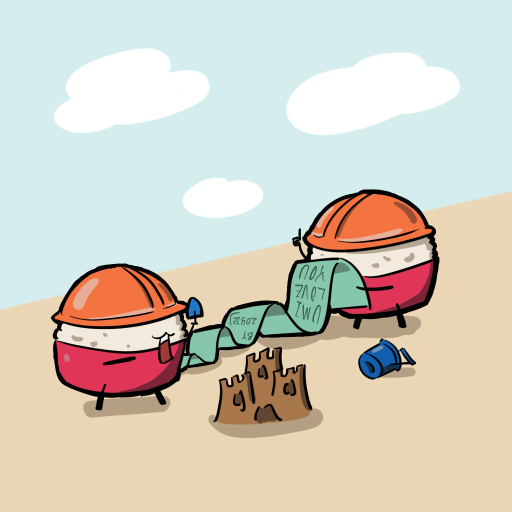
#> input picture frontend/src/assets/yay.jpg, 1024 x 1024 px (shown at 1/2 size)
$ python -i algorithms.py   (imports and definitions only)
#> lines starting #> are read from the running program, lines starting #| are printed output that depends on the picture
#> further down, picture is the input picture: shape (1024, 1024, 3); mean B, G, R 193.6, 206.8, 211.9
import os
from skimage.feature import local_binary_pattern
from scipy.stats import itemfreq
from sklearn.preprocessing import normalize
import cv2
import numpy as np
from tqdm import tqdm
CHANNEL_DECODE = {
    1: 'HSV',
    0: 'BGR'
}
HISTOGRAM_OPTIONS = {
    "channel" : [0, 1], # 1: HSV, 0: BGR
    "grid" : [[1 ,1], [1, 2], [2, 1], [2,2]]
}
# [6 lines left out: function histogram_intersection, not called in this run]

def l2_distance(h1, h2):
    return np.linalg.norm(h1-h2)

def naive(img):
    img = cv2.resize(img, (224,224))/255
    return img.flatten()

def lbp(img_gray, no_points = 16, radius = 4, bin = 512):
#> called with no_points = 16, radius = 4, bin = 512
    img_gray = cv2.cvtColor(img_gray, cv2.COLOR_BGR2GRAY)
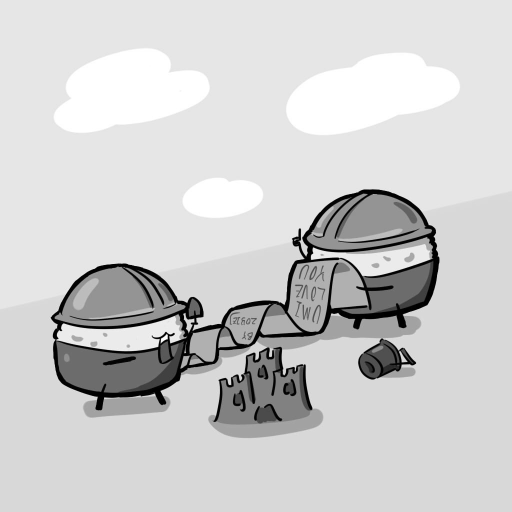
#> img_gray: shape (1024, 1024) (shown at 1/2 size); min 0, max 255, mean 206.7
    radius = 4
    no_points = 9
    lpb_array = local_binary_pattern(img_gray, no_points, radius)
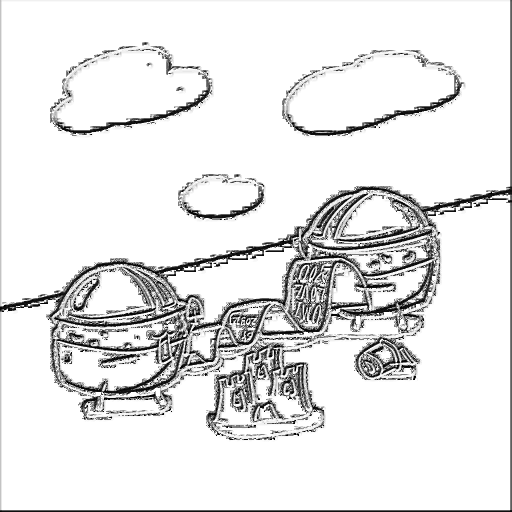
#> lpb_array: shape (1024, 1024) float64 (shown at 1/2 size); min 0, max 511, mean 462; drawn with min black and max white
    lpb_array = np.histogram(lpb_array, bins=bin)
    # [5 lines of commented-out code are left out]
    return lpb_array[0]

# [35 lines left out: functions extract_hist_sub, extract_histogram, histogram, not called in this run]

def BGR_1_1(img, row_ratio=1, column_ratio=1, hsv=0):
    return extract_histogram(img, row_ratio, column_ratio, hsv)

def BGR_1_2(img, row_ratio=1, column_ratio=2, hsv=0):
    return extract_histogram(img, row_ratio, column_ratio, hsv)

def BGR_2_1(img, row_ratio=2, column_ratio=1, hsv=0):
    return extract_histogram(img, row_ratio, column_ratio, hsv)

def BGR_2_2(img, row_ratio=2, column_ratio=2, hsv=0):
    return extract_histogram(img, row_ratio, column_ratio, hsv)

def HSV_1_1(img, row_ratio=1, column_ratio=1, hsv=1):
    return extract_histogram(img, row_ratio, column_ratio, hsv)

def HSV_1_2(img, row_ratio=1, column_ratio=2, hsv=1):
    return extract_histogram(img, row_ratio, column_ratio, hsv)

def HSV_2_1(img, row_ratio=2, column_ratio=1, hsv=1):
    return extract_histogram(img, row_ratio, column_ratio, hsv)

def HSV_2_2(img, row_ratio=2, column_ratio=2, hsv=1):
    return extract_histogram(img, row_ratio, column_ratio, hsv)


>>> import cv2
>>> picture = cv2.imread('../../frontend/src/assets/yay.jpg')
>>> result = lbp(picture)
#> result = 512 values, max 825827 at index 511, min 1 at index 426, mean 2048
